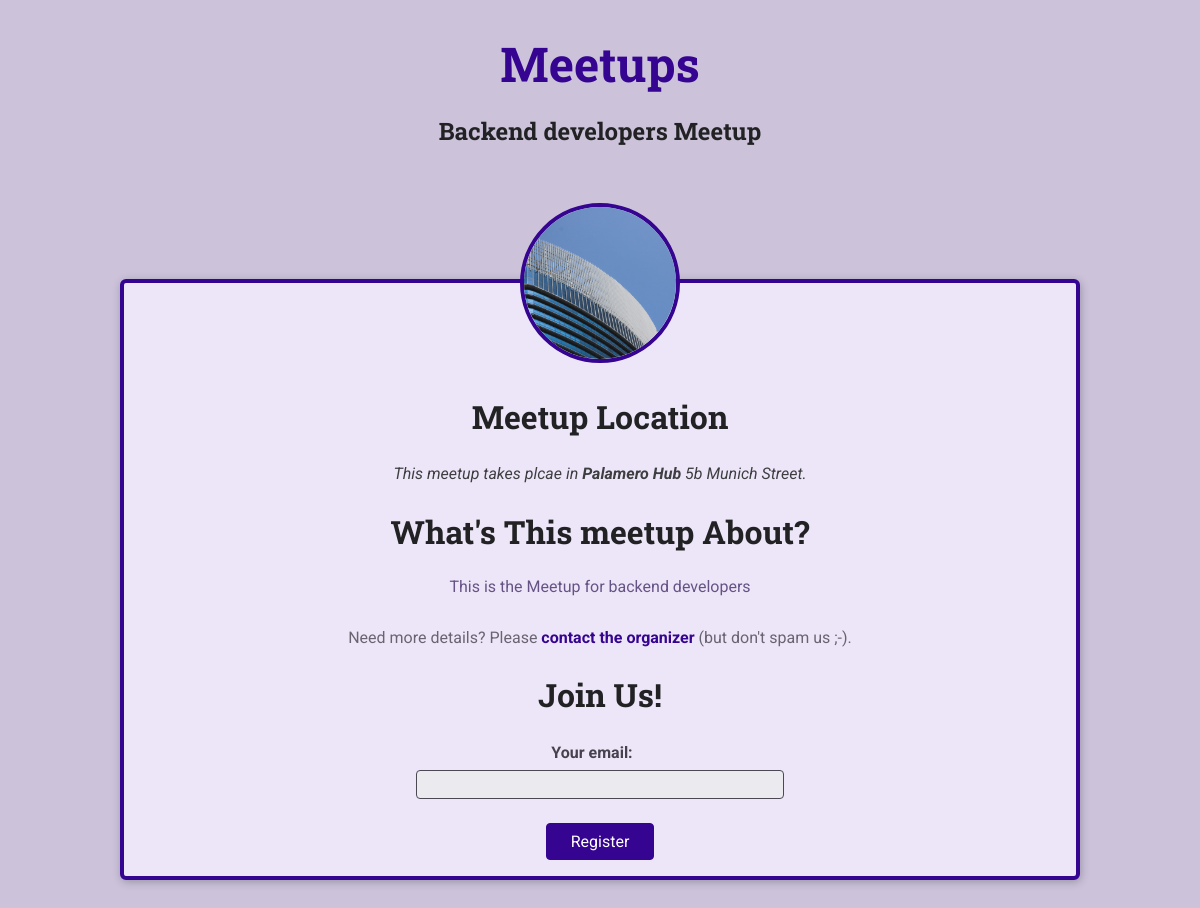
Screenshot of /meetups/backend-developers-meetup with the database file from the repository.
### meetups/models.py (models this page shows, shortened)
class Meetup(models.Model):
    title = models.CharField(max_length=200)
    organizer_email = models.EmailField()
    date = models.DateField()
    slug = models.SlugField(unique=True)
    description = models.TextField()
    image = models.ImageField(upload_to='images')
    location = models.ForeignKey(Location, on_delete=models.CASCADE)
    participants = models.ManyToManyField(Participant, blank=True, null=True)

class Location(models.Model):
    name = models.CharField(max_length=200)
    address = models.CharField(max_length=300)

### meetups/views.py (the view, shortened to what this page needs)
# urls.py: path('<slug:meetup_slug>', views.meetup_details, name='meetup-detail') # our-domain.com/meetups/a-first-meetup
def meetup_details(request, meetup_slug):
    try:
        selected_meetup = Meetup.objects.get(slug=meetup_slug)
        if request.method == 'GET':
            registration_form = RegistrationForm()
        return render(request, 'meetups/meetup-details.html', {
                'meetup_found': True,
                'meetup': selected_meetup,
                'form': registration_form
            })
    except Exception as exc:
        return render(request, 'meetups/meetup-details.html', {
            'meetup_found': False
        })

### meetups/forms.py
class RegistrationForm(forms.Form):
    email = forms.EmailField(label='Your email')

### meetups/templates/meetups/meetup-details.html (shortened to what this page needs)
{%extends 'meetups/base/base.html' %}
{% load static %}
{% block site_css%}
<link rel="stylesheet" href="{% static 'meetups/styles/meetup-details.css' %}" />
{% endblock %}
{% block main_heading %}
{{ meetup.title }}
{% endblock %}
{% block body %}
{% if meetup_found %}
<article>
  <img src="{{ meetup.image.url }}" alt="{{ meetup.title }}" id="main-image"/>
  <section id="location">
    <h2>Meetup Location</h2>
    <address>
      This meetup takes plcae in <span>{{ meetup.location.name }}</span> {{ meetup.location.address }}.
    </address>
  </section>
  <section id="details">
    <h2>What's This meetup About?</h2>
    <p>{{ meetup.description }}</p>
    <footer>
      <p>
        Need more details? Please
        <a href="mailto:{{ meetup.organizer_email }}">contact the organizer</a> (but don't spam us ;-).
      </p>
    </footer>
  </section>
  <section id="registration">
    <h2>Join Us!</h2>
    <form action="{% url 'meetup-detail' meetup.slug %}" method="POST">
      <ul>
        {{ form.as_ul }}
      </ul>
      <div id="registration-actions">
        <button>Register</button>
      </div>
    </form>
  </section>
</article>
{% else %}
  <p>No meetup found for this slug, sorry! </p>
{% endif %}
{% endblock %}

### meetups/static/meetups/styles/base.css (style rules this page uses)
* { box-sizing: border-box; }
body { font-family: 'Roboto', sans-serif; margin: 0; background-color: #ccc3db; color: #3e3e41; }
h1, h2, h3 { font-family: 'Roboto Slab', sans-serif; color: #222224; }
button, .btn { cursor: pointer; font: inherit; padding: 0.5rem 1.5rem; background-color: #350490; border: 1px solid #350490; color: white; border-radius: 4px; text-decoration: none; }

### meetups/static/meetups/styles/meetup-details.css (style rules this page uses)
article { max-width: 60rem; margin: 5rem auto; border-radius: 6px; background-color: #ede6f8; border: 4px solid #350490; box-shadow: 1px 2px 8px rgba(0, 0, 0, 0.25); position: relative; padding: 1rem; text-align: center; }
#main-image { width: 10rem; height: 10rem; object-fit: cover; position: absolute; top: -5rem; left: calc(50% - 5rem); border-radius: 50%; border: 4px solid #350490; }
section:first-of-type { margin-top: 6rem; }
h2 { font-size: 2rem; }
address span { font-weight: bold; }
#details h2 { margin-bottom: 0.5rem; }
#details > p { color: #665386; padding: 1rem; border-radius: 4px; max-width: 80%; margin: auto; }
#details footer { color: #696472; }
#details footer a { color: #350490; text-decoration: none; font-weight: bold; }
#registration ul { list-style: none; margin: 0; padding: 0; }
#registration label { font-weight: bold; color: #46424d; margin-right: 1rem; display: block; margin-bottom: 0.5rem; }
#registration input { font: inherit; width: 40%; background-color: #ebeaee; border: 1px solid #4b4753; border-radius: 4px; padding: 0.25rem; }
#registration-actions { margin-top: 1.5rem; }

### rows the page displays
Meetup: title "Backend developers Meetup", image (picture), location.name "Palamero Hub", location.address "5b Munich Street", description "This is the Meetup for backend developers"
